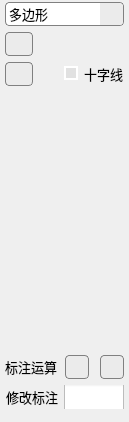
            <widget class="QWidget" name="page_4">
             <property name="enabled">
              <bool>true</bool>
             </property>
             <property name="geometry">
              <rect>
               <x>0</x>
               <y>0</y>
               <width>128</width>
               <height>422</height>
              </rect>
             </property>
             <property name="font">
              <font>
               <pointsize>10</pointsize>
              </font>
             </property>
             <attribute name="label">
              <string>        绘制标注</string>
             </attribute>
             <layout class="QVBoxLayout" name="verticalLayout_2" stretch="1,1,0,20,1,1,1">
              <property name="spacing">
               <number>6</number>
              </property>
              <property name="leftMargin">
               <number>5</number>
              </property>
              <property name="topMargin">
               <number>2</number>
              </property>
              <property name="rightMargin">
               <number>5</number>
              </property>
              <property name="bottomMargin">
               <number>0</number>
              </property>
              <item>
               <widget class="QComboBox" name="comboBox_2">
                <property name="minimumSize">
                 <size>
                  <width>0</width>
                  <height>24</height>
                 </size>
                </property>
                <property name="maximumSize">
                 <size>
                  <width>16777215</width>
                  <height>24</height>
                 </size>
                </property>
                <property name="font">
                 <font>
                  <pointsize>10</pointsize>
                 </font>
                </property>
                <property name="styleSheet">
                 <string notr="true">QComboBox {
    border-radius: 4px;
    border: 1px solid grey;
    padding: 1px 18px 1px 3px;
    background-color: white;
    selection-background-color: darkgray;
}
QComboBox:hover {

    background-color: rgb(210, 230, 245);
}

QComboBox::drop-down {
    subcontrol-origin: padding;
    subcontrol-position: center right;
    width: 15px;
	padding:4px;
    border-left-width: 1px;
    border-left-color: #d4d4d4;
	border-top-right-radius: 4px;
	border-bottom-right-radius: 4px;
    /*background-color: qlineargradient(x1: 0, y1: 0, x2: 1, y2: 0, stop: 0 #e6e6e6, stop: 1 #d4d4d4);*/
background-color: rgb(235, 235, 235);
}


QComboBox::down-arrow {
    border-image: url(images/ChevronDown_black.svg);
}
</string>
                </property>
                <item>
                 <property name="text">
                  <string>多边形</string>
                 </property>
                </item>
                <item>
                 <property name="text">
                  <string>矩形</string>
                 </property>
                </item>
                <item>
                 <property name="text">
                  <string>椭圆形</string>
                 </property>
                </item>
                <item>
                 <property name="text">
                  <string>环形</string>
                 </property>
                </item>
                <item>
                 <property name="text">
                  <string>像素</string>
                 </property>
                </item>
               </widget>
              </item>
              <item>
               <layout class="QHBoxLayout" name="horizontalLayout">
                <property name="spacing">
                 <number>6</number>
                </property>
                <property name="topMargin">
                 <number>0</number>
                </property>
                <property name="bottomMargin">
                 <number>0</number>
                </property>
                <item>
                 <widget class="QPushButton" name="pushButton_pen_color">
                  <property name="minimumSize">
                   <size>
                    <width>0</width>
                    <height>24</height>
                   </size>
                  </property>
                  <property name="maximumSize">
                   <size>
                    <width>28</width>
                    <height>24</height>
                   </size>
                  </property>
                  <property name="toolTip">
                   <string>画笔颜色</string>
                  </property>
                  <property name="styleSheet">
                   <string notr="true">QPushButton
{background-color: rgb(235, 235, 235);
border: 1px solid gray;
border-radius: 4px;
padding-left:4px;
padding-right:4px;


}
 QPushButton:hover {
            background-color:  rgb(225, 225, 225);
}

 QPushButton:pressed {
            background-color:  rgb(215, 215, 215);
        }        

</string>
                  </property>
                  <property name="text">
                   <string/>
                  </property>
                  <property name="icon">
                   <iconset>
                    <normaloff>images/colors2.png</normaloff>images/colors2.png</iconset>
                  </property>
                  <property name="iconSize">
                   <size>
                    <width>20</width>
                    <height>20</height>
                   </size>
                  </property>
                 </widget>
                </item>
                <item alignment="Qt::AlignRight">
                 <widget class="IconSpin" name="spinBox_thickness" native="true">
                  <property name="minimumSize">
                   <size>
                    <width>64</width>
                    <height>0</height>
                   </size>
                  </property>
                  <property name="toolTip">
                   <string>画笔粗细</string>
                  </property>
                 </widget>
                </item>
               </layout>
              </item>
              <item>
               <layout class="QHBoxLayout" name="horizontalLayout_4">
                <property name="spacing">
                 <number>4</number>
                </property>
                <item>
                 <widget class="QPushButton" name="pushButton_cross_color">
                  <property name="enabled">
                   <bool>false</bool>
                  </property>
                  <property name="sizePolicy">
                   <sizepolicy hsizetype="Expanding" vsizetype="Fixed">
                    <horstretch>0</horstretch>
                    <verstretch>0</verstretch>
                   </sizepolicy>
                  </property>
                  <property name="minimumSize">
                   <size>
                    <width>0</width>
                    <height>24</height>
                   </size>
                  </property>
                  <property name="maximumSize">
                   <size>
                    <width>28</width>
                    <height>24</height>
                   </size>
                  </property>
                  <property name="font">
                   <font>
                    <pointsize>10</pointsize>
                   </font>
                  </property>
                  <property name="toolTip">
                   <string>十字线颜色</string>
                  </property>
                  <property name="styleSheet">
                   <string notr="true">QPushButton
{background-color: rgb(235, 235, 235);
border: 1px solid gray;
border-radius: 4px;
padding-left:4px;
padding-right:4px;


}
 QPushButton:hover {
            background-color:  rgb(225, 225, 225);
}

 QPushButton:pressed {
            background-color:  rgb(215, 215, 215);
        }        

</string>
                  </property>
                  <property name="text">
                   <string/>
                  </property>
                  <property name="icon">
                   <iconset>
                    <normaloff>images/cross_line.png</normaloff>images/cross_line.png</iconset>
                  </property>
                 </widget>
                </item>
                <item alignment="Qt::AlignRight">
                 <widget class="QCheckBox" name="checkBox_hide_cross">
                  <property name="font">
                   <font>
                    <pointsize>10</pointsize>
                   </font>
                  </property>
                  <property name="styleSheet">
                   <string notr="true">QCheckBox::indicator:checked {
    background-color:       blue;
    border:                 2px solid white;  

}

QCheckBox::indicator:unchecked {
    background-color:       rgb(225, 225, 225);
    border:                 2px solid white;  

}
</string>
                  </property>
                  <property name="text">
                   <string>十字线</string>
                  </property>
                  <property name="checked">
                   <bool>false</bool>
                  </property>
                 </widget>
                </item>
               </layout>
              </item>
              <item>
               <widget class="ObjList" name="obj_list" native="true">
                <property name="sizePolicy">
                 <sizepolicy hsizetype="Minimum" vsizetype="Expanding">
                  <horstretch>0</horstretch>
                  <verstretch>0</verstretch>
                 </sizepolicy>
                </property>
                <property name="minimumSize">
                 <size>
                  <width>0</width>
                  <height>0</height>
                 </size>
                </property>
                <property name="font">
                 <font>
                  <pointsize>10</pointsize>
                 </font>
                </property>
               </widget>
              </item>
              <item>
               <layout class="QHBoxLayout" name="horizontalLayout_23">
                <item alignment="Qt::AlignLeft">
                 <widget class="QLabel" name="label_7">
                  <property name="font">
                   <font>
                    <pointsize>10</pointsize>
                   </font>
                  </property>
                  <property name="text">
                   <string>标注运算</string>
                  </property>
                 </widget>
                </item>
                <item alignment="Qt::AlignHCenter">
                 <widget class="QPushButton" name="pushButton_bing">
                  <property name="minimumSize">
                   <size>
                    <width>0</width>
                    <height>24</height>
                   </size>
                  </property>
                  <property name="maximumSize">
                   <size>
                    <width>24</width>
                    <height>24</height>
                   </size>
                  </property>
                  <property name="toolTip">
                   <string>并集运算</string>
                  </property>
                  <property name="styleSheet">
                   <string notr="true">QPushButton
{background-color: rgb(235, 235, 235);
border: 1px solid gray;
border-radius: 4px;
padding-left:4px;
padding-right:4px;


}
 QPushButton:hover {
            background-color:  rgb(225, 225, 225);
}

 QPushButton:pressed {
            background-color:  rgb(215, 215, 215);
        }        

</string>
                  </property>
                  <property name="text">
                   <string/>
                  </property>
                  <property name="icon">
                   <iconset>
                    <normaloff>images/operation/bing.png</normaloff>images/operation/bing.png</iconset>
                  </property>
                  <property name="iconSize">
                   <size>
                    <width>13</width>
                    <height>15</height>
                   </size>
                  </property>
                 </widget>
                </item>
                <item alignment="Qt::AlignRight">
                 <widget class="QPushButton" name="pushButton_cha">
                  <property name="minimumSize">
                   <size>
                    <width>0</width>
                    <height>24</height>
                   </size>
                  </property>
                  <property name="maximumSize">
                   <size>
                    <width>24</width>
                    <height>24</height>
                   </size>
                  </property>
                  <property name="toolTip">
                   <string>差集运算</string>
                  </property>
                  <property name="styleSheet">
                   <string notr="true">QPushButton
{background-color: rgb(235, 235, 235);
border: 1px solid gray;
border-radius: 4px;
padding-left:4px;
padding-right:4px;


}
 QPushButton:hover {
            background-color:  rgb(225, 225, 225);
}

 QPushButton:pressed {
            background-color:  rgb(215, 215, 215);
        }        

</string>
                  </property>
                  <property name="text">
                   <string/>
                  </property>
                  <property name="icon">
                   <iconset>
                    <normaloff>images/operation/cha.png</normaloff>images/operation/cha.png</iconset>
                  </property>
                  <property name="iconSize">
                   <size>
                    <width>13</width>
                    <height>15</height>
                   </size>
                  </property>
                 </widget>
                </item>
               </layout>
              </item>
              <item>
               <widget class="QCheckBox" name="checkBox_shape_edit">
                <property name="sizePolicy">
                 <sizepolicy hsizetype="Expanding" vsizetype="Minimum">
                  <horstretch>0</horstretch>
                  <verstretch>0</verstretch>
                 </sizepolicy>
                </property>
                <property name="maximumSize">
                 <size>
                  <width>10000</width>
                  <height>24</height>
                 </size>
                </property>
                <property name="font">
                 <font>
                  <pointsize>10</pointsize>
                 </font>
                </property>
                <property name="layoutDirection">
                 <enum>Qt::RightToLeft</enum>
                </property>
                <property name="styleSheet">
                 <string notr="true">
        QCheckBox::indicator {
            padding-top: 1px;
            width: 60px;
            height: 30px;

        }

        QCheckBox::indicator:unchecked {
            image: url(images/switch_off.png);
        }

        QCheckBox::indicator:checked {
            image: url(images/switch_on.png);
        }</string>
                </property>
                <property name="text">
                 <string>修改标注</string>
                </property>
               </widget>
              </item>
              <item>
               <spacer name="verticalSpacer_3">
                <property name="orientation">
                 <enum>Qt::Vertical</enum>
                </property>
                <property name="sizeHint" stdset="0">
                 <size>
                  <width>20</width>
                  <height>40</height>
                 </size>
                </property>
               </spacer>
              </item>
             </layout>
             <zorder>checkBox_shape_edit</zorder>
             <zorder>comboBox_2</zorder>
             <zorder>obj_list</zorder>
             <zorder>verticalSpacer_3</zorder>
            </widget>
